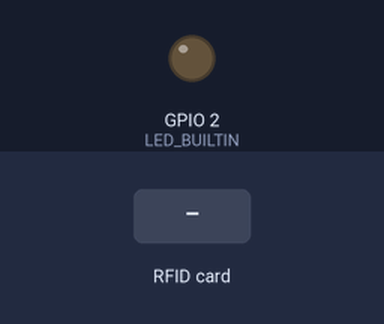
The sketch below on a simulated ESP32. On the bench: output pins drawn as LEDs (lit = HIGH). Wiring (inferred from the names in the program): 10 × IR receiver: data GPIO 13 / data GPIO 14 / data GPIO 15 / data GPIO 21 / data GPIO 22 / data GPIO 25 / data GPIO 26 / data GPIO 27 / data GPIO 32 / data GPIO 33. The test bench sets the inputs (shaded band). WiFi joins after 1.5 s; servers stay silent unless stated; what the sketch prints to the serial monitor is not drawn.

Above: at 2.8 s.
2.9 s: RFID card 1A 21 28 28 held to the reader
At 2.94 s:
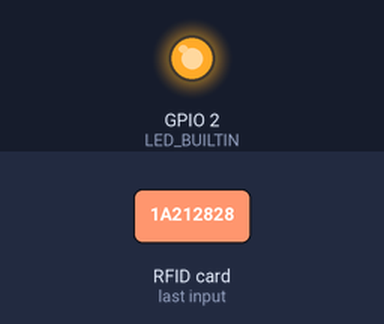
5.9 s: RFID card A9 7E C6 B2 held to the reader
At 6.5 s:
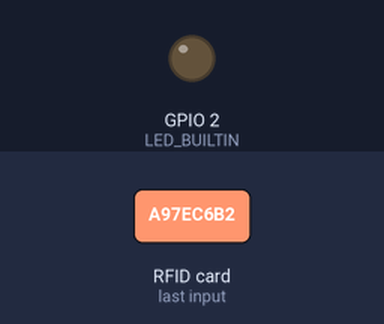
7.4 s: RFID card C2 9A 71 3D held to the reader
At 7.8 s:
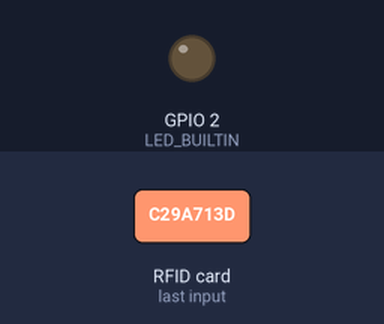
Timing chart, 0 to 9.9 s (numbered marks = the images above; inputs shaded):
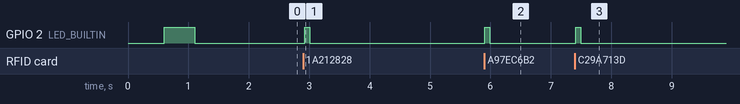

Measured:
- after the input at 2.9 s, GPIO 2 (LED_BUILTIN): LOW → HIGH at once, → LOW 0.08 s later
- after the input at 5.9 s, GPIO 2 (LED_BUILTIN): LOW → HIGH at once, → LOW 0.08 s later
- after the input at 7.4 s, GPIO 2 (LED_BUILTIN): LOW → HIGH at once, → LOW 0.08 s later

The sketch:

ToolTrackV1.0.ino
```cpp
/*
 *  TOOLTRACK — Sistema de Almacenamiento Inteligente
 *  ESP32 + RC522 RFID + 12 Sensores IR + WebSocket Dashboard
 *
 *  PINOUT RC522 → ESP32:
 *    SDA  → GPIO 5     SCK  → GPIO 18
 *    MOSI → GPIO 23    MISO → GPIO 19
 *    RST  → GPIO 4     GND  → GND
 *    3.3V → 3.3V
 *
 *  PINES SENSORES IR (DO digital):
 *    Slot  1→GPIO13   2→GPIO14   3→GPIO25   4→GPIO33
 *    Slot  5→GPIO35   6→GPIO39   7→GPIO26   8→GPIO27
 *    Slot  9→GPIO32  10→GPIO34  11→GPIO36  12→GPIO15
 *
 *  LÓGICA IR:  LOW = herramienta PRESENTE
 *             HIGH = herramienta AUSENTE
 *
*/

#include <WiFi.h>
#include <AsyncTCP.h>
#include <ESPAsyncWebServer.h>
#include <SPI.h>
#include <MFRC522.h>
#include <ArduinoJson.h>
#include "web.h"
//  CONFIGURACIÓN INICIAL

const char* WIFI_SSID     = "ELO-FOREST";
const char* WIFI_PASSWORD = "Elo.forest1935.2024";

// Usuarios RFID registrados

struct RFIDUser { const char* uid; const char* name; };
const RFIDUser USERS[] = {
  { "1A212828", "Benjamin V."   },
  { "A97EC6B2", "Arturo F."  },
  { "C29A713D", "Mario M." },
};
const int NUM_USERS = sizeof(USERS) / sizeof(USERS[0]);

// Nombres de las 12 herramientas
const char* TOOL_NAMES[12] = {
  "Martillo",
  "Destornillador+",
  "Llave inglesa",
  "Alicate",
  "Sierra manual",
  "Cinta metrica",
  "Taladro",
  "Nivel",
  "Llave torx",
  "Tijeras acero",
  "Desarmador plano",
  "Pinzas punta"
};

const char* TOOL_ICONS[12] = {
  "🔨","🔧","🔩","🪛","🪚","📏",
  "🔌","📐","🔑","✂️","🪛","🔧"
};

//  2. CONFIGURACION DE PINES

#define RFID_SS_PIN   5
#define RFID_RST_PIN  4
#define LED_BUILTIN   2

const uint8_t IR_PINS[12] = {
  13, 14, 25, 33, 35, 21,
  26, 27, 32, 34, 22, 15
};

//  4. OBJETOS Y ESTADO GLOBAL

MFRC522        rfid(RFID_SS_PIN, RFID_RST_PIN);
AsyncWebServer server(80);
AsyncWebSocket ws("/ws");

struct ToolState {
  bool    present;
  char    lastUser[32];
  char    lastUID[20];
  char    lastTime[12];
};
ToolState tools[12];

char     pendingUID[20]  = "";
char     pendingUser[32] = "";
uint32_t pendingMs       = 0;
#define  PENDING_TIMEOUT_MS 10000

bool     lastIR[12];
uint32_t debounceMs[12];
#define  DEBOUNCE_MS 80

// ───────────────────────────────────────────────────
//  5. UTILIDADES
// ───────────────────────────────────────────────────

String uidToString(byte* buf, byte len) {
  String s = "";
  for (byte i = 0; i < len; i++) {
    if (buf[i] < 0x10) s += "0";
    s += String(buf[i], HEX);
  }
  s.toUpperCase();
  return s;
}

const char* findUser(const String& uid) {
  for (int i = 0; i < NUM_USERS; i++)
    if (uid == USERS[i].uid) return USERS[i].name;
  return nullptr;
}

String timeNow() {
  uint32_t t = millis() / 1000;
  char buf[12];
  snprintf(buf, sizeof(buf), "%02d:%02d:%02d",
    (t / 3600) % 24, (t / 60) % 60, t % 60);
  return String(buf);
}

//  6. WEBSOCKET — enviar datos

void sendFullState(AsyncWebSocketClient* client) {
  StaticJsonDocument<2048> doc;
  doc["type"] = "full_state";
  JsonArray arr = doc.createNestedArray("tools");
  for (int i = 0; i < 12; i++) {
    JsonObject o = arr.createNestedObject();
    o["slot"]     = i + 1;
    o["name"]     = TOOL_NAMES[i];
    o["icon"]     = TOOL_ICONS[i];
    o["present"]  = tools[i].present;
    o["lastUser"] = tools[i].lastUser;
    o["lastUID"]  = tools[i].lastUID;
    o["lastTime"] = tools[i].lastTime;
  }
  String json; serializeJson(doc, json);
  client ? client->text(json) : ws.textAll(json);
}

void sendEvent(int i, const char* evType) {
  StaticJsonDocument<256> doc;
  doc["type"]    = "slot_event";
  doc["slot"]    = i + 1;
  doc["name"]    = TOOL_NAMES[i];
  doc["icon"]    = TOOL_ICONS[i];
  doc["present"] = tools[i].present;
  doc["event"]   = evType;
  doc["user"]    = tools[i].lastUser;
  doc["uid"]     = tools[i].lastUID;
  doc["time"]    = tools[i].lastTime;
  String json; serializeJson(doc, json);
  ws.textAll(json);
  Serial.printf("[%s] Slot %02d | %-18s | %s | %s\n",
    tools[i].lastTime, i+1, TOOL_NAMES[i], evType, tools[i].lastUser);
}

void onWsEvent(AsyncWebSocket* srv, AsyncWebSocketClient* client,
               AwsEventType type, void* arg, uint8_t* data, size_t len) {
  if (type == WS_EVT_CONNECT) {
    Serial.printf("[WS] Cliente #%u conectado\n", client->id());
    sendFullState(client);
  } else if (type == WS_EVT_DISCONNECT) {
    Serial.printf("[WS] Cliente #%u desconectado\n", client->id());
  }
}

// ───────────────────────────────────────────────────
//  7. RFID
// ───────────────────────────────────────────────────

void handleRFID() {
  if (!rfid.PICC_IsNewCardPresent() || !rfid.PICC_ReadCardSerial()) return;

  String uid = uidToString(rfid.uid.uidByte, rfid.uid.size);
  const char* user = findUser(uid);

  strncpy(pendingUID,  uid.c_str(),                 sizeof(pendingUID) - 1);
  strncpy(pendingUser, user ? user : "Desconocido", sizeof(pendingUser) - 1);
  pendingMs = millis();

  Serial.printf("[RFID] %s → %s\n", uid.c_str(), pendingUser);
  digitalWrite(LED_BUILTIN, HIGH); delay(80); digitalWrite(LED_BUILTIN, LOW);

  rfid.PICC_HaltA();
  rfid.PCD_StopCrypto1();
}

//  8. SENSORES IR

void handleIR() {
  for (int i = 0; i < 12; i++) {
    bool reading = (digitalRead(IR_PINS[i]) == LOW);   // LOW = presente
    if (reading == lastIR[i]) { debounceMs[i] = millis(); continue; }
    if ((millis() - debounceMs[i]) < DEBOUNCE_MS) continue;

    bool wasPres = tools[i].present;
    tools[i].present = lastIR[i] = reading;
    String t = timeNow();
    strncpy(tools[i].lastTime, t.c_str(), sizeof(tools[i].lastTime) - 1);

    if (wasPres && !reading) {
      // Herramienta retirada
      bool hasPending = (pendingUID[0] != '\0') &&
                        ((millis() - pendingMs) < PENDING_TIMEOUT_MS);
      strncpy(tools[i].lastUser,
              hasPending ? pendingUser : "Sin identificar",
              sizeof(tools[i].lastUser) - 1);
      strncpy(tools[i].lastUID,
              hasPending ? pendingUID  : "N/A",
              sizeof(tools[i].lastUID) - 1);
      if (hasPending) { pendingUID[0] = '\0'; pendingUser[0] = '\0'; }
      sendEvent(i, "salida");

    } else if (!wasPres && reading) {
      // Herramienta devuelta
      sendEvent(i, "entrada");
    }
  }
}

//  9. SETUP

void setup() {
  Serial.begin(115200);
  Serial.println("\n══════════════════════════");
  Serial.println("  TOOLTRACK — Iniciando");
  Serial.println("══════════════════════════");

  pinMode(LED_BUILTIN, OUTPUT);

  // IR — estado inicial
  for (int i = 0; i < 12; i++) {
    pinMode(IR_PINS[i], INPUT_PULLUP);
    lastIR[i]          = (digitalRead(IR_PINS[i]) == LOW);
    tools[i].present   = lastIR[i];
    debounceMs[i]      = 0;
    tools[i].lastUser[0] = '\0';
    tools[i].lastUID[0]  = '\0';
    strncpy(tools[i].lastTime, "00:00:00", sizeof(tools[i].lastTime));
    Serial.printf("  Slot %02d [%-18s] %s\n",
      i+1, TOOL_NAMES[i], tools[i].present ? "PRESENTE" : "AUSENTE");
  }

  // RFID
  SPI.begin();
  rfid.PCD_Init();
  Serial.println("[RFID] RC522 listo.");

  // WiFi
  Serial.printf("[WiFi] Conectando a %s", WIFI_SSID);
  WiFi.mode(WIFI_STA);
  WiFi.begin(WIFI_SSID, WIFI_PASSWORD);
  int att = 0;
  while (WiFi.status() != WL_CONNECTED && att < 40) {
    delay(500); Serial.print("."); att++;
    digitalWrite(LED_BUILTIN, !digitalRead(LED_BUILTIN));
  }
  if (WiFi.status() != WL_CONNECTED) {
    Serial.println("\n[WiFi] Falló. Reiniciando...");
    delay(3000); ESP.restart();
  }
  digitalWrite(LED_BUILTIN, LOW);
  Serial.printf("\n[WiFi] IP: http://%s\n", WiFi.localIP().toString().c_str());

  // WebSocket + rutas
  ws.onEvent(onWsEvent);
  server.addHandler(&ws);

  server.on("/", HTTP_GET, [](AsyncWebServerRequest* r) {
    r->send_P(200, "text/html", DASHBOARD_HTML);
  });

  server.on("/api/status", HTTP_GET, [](AsyncWebServerRequest* r) {
    StaticJsonDocument<2048> doc;
    doc["ip"]     = WiFi.localIP().toString();
    doc["uptime"] = millis() / 1000;
    JsonArray arr = doc.createNestedArray("tools");
    for (int i = 0; i < 12; i++) {
      JsonObject o = arr.createNestedObject();
      o["slot"] = i+1; o["name"] = TOOL_NAMES[i];
      o["present"] = tools[i].present;
      o["lastUser"] = tools[i].lastUser;
      o["lastUID"]  = tools[i].lastUID;
      o["lastTime"] = tools[i].lastTime;
    }
    String json; serializeJson(doc, json);
    r->send(200, "application/json", json);
  });

  server.onNotFound([](AsyncWebServerRequest* r) {
    r->send(404, "text/plain", "No encontrado");
  });

  server.begin();
  Serial.println("[HTTP] Servidor activo.");
  Serial.printf("\n  Abre: http://%s\n\n", WiFi.localIP().toString().c_str());
}

void loop() {
  handleRFID();
  handleIR();

  // Limpiar clientes WS desconectados cada 5 seg
  static uint32_t lastClean = 0;
  if (millis() - lastClean > 5000) {
    ws.cleanupClients();
    lastClean = millis();
  }

  // Expirar pendingUID sin movimiento
  if (pendingUID[0] != '\0' && (millis() - pendingMs) > PENDING_TIMEOUT_MS) {
    Serial.printf("[RFID] Pendiente expirado: %s\n", pendingUID);
    pendingUID[0] = '\0'; pendingUser[0] = '\0';
  }

  delay(5);
}
```

Source omitted: web.h (22225 bytes)
